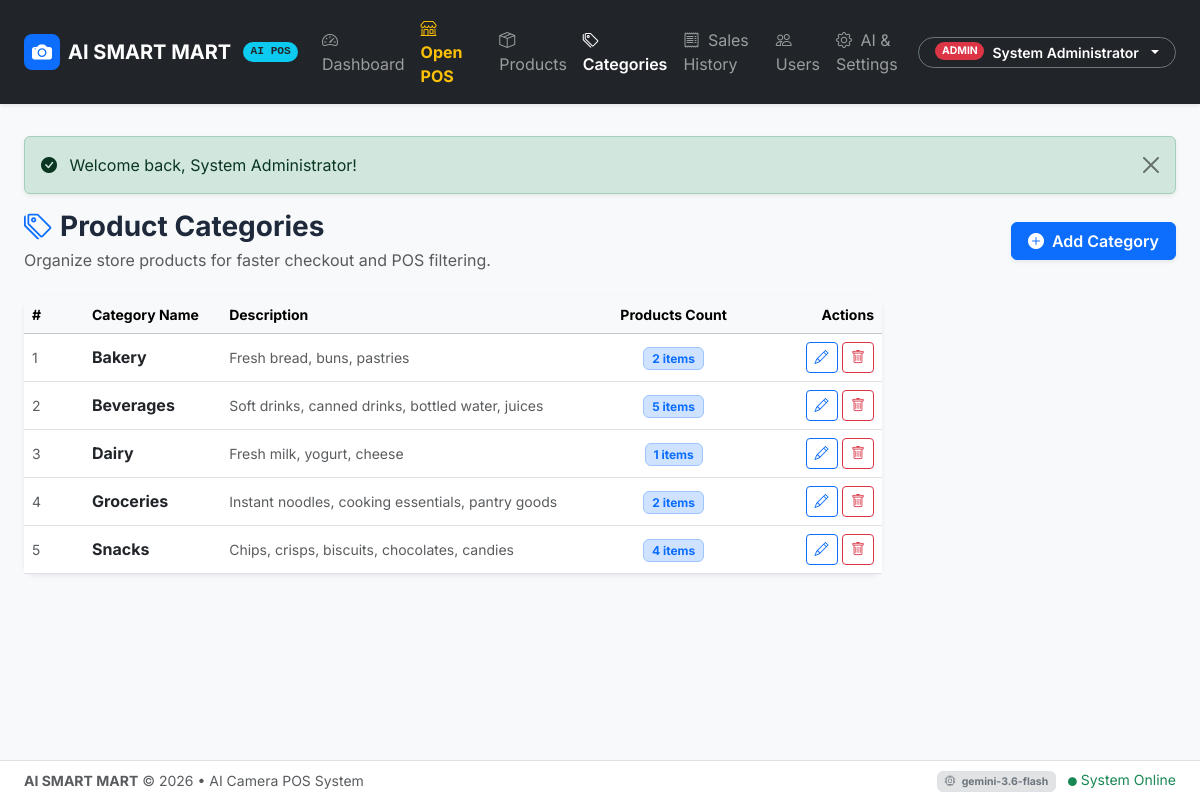
Screenshot of /admin/categories.php (signed in) with the database file from the repository.
### tables this page shows
CREATE TABLE `categories` (
  `id` INT AUTO_INCREMENT PRIMARY KEY,
  `name` VARCHAR(100) NOT NULL UNIQUE,
  `description` VARCHAR(255) NULL,
  `created_at` TIMESTAMP DEFAULT CURRENT_TIMESTAMP
);

### config/config.php (called while the page is built, shortened)
<?php
function base_url(string $path = ''): string {
    static $baseUrl = null;
    if ($baseUrl === null) {
        $protocol = (!empty($_SERVER['HTTPS']) && $_SERVER['HTTPS'] !== 'off' || ($_SERVER['SERVER_PORT'] ?? 80) == 443) ? "https://" : "http://";
        $host = $_SERVER['HTTP_HOST'] ?? 'localhost';
        $docRoot = str_replace('\\', '/', $_SERVER['DOCUMENT_ROOT'] ?? '');
        $appRoot = str_replace('\\', '/', realpath(__DIR__ . '/..'));
        $subDir = '';
        if ($docRoot && str_starts_with($appRoot, $docRoot)) {
            $subDir = substr($appRoot, strlen($docRoot));
        } else {
            $subDir = '/ai_pos_system';
        }
        $subDir = rtrim($subDir, '/');
        $baseUrl = $protocol . $host . $subDir;
    }
    return $baseUrl . '/' . ltrim($path, '/');
}
function clean(?string $value): string {
    return htmlspecialchars((string)$value, ENT_QUOTES, 'UTF-8');
}

### admin/categories.php (the view, shortened to what this page needs)
<?php
require_once __DIR__ . '/../config/config.php';
$pdo = get_db_connection();
$sql = "
    SELECT c.*, COUNT(p.id) AS product_count
    FROM categories c
    LEFT JOIN products p ON c.id = p.category_id
    GROUP BY c.id
    ORDER BY c.name ASC
";
$categories = $pdo->query($sql)->fetchAll();
require_once __DIR__ . '/../includes/header.php';
?>
<div class="d-flex flex-wrap justify-content-between align-items-center mb-4 gap-3">
    <div>
        <h3 class="fw-bold mb-1"><i class="bi bi-tags text-primary me-2"></i>Product Categories</h3>
        <p class="text-muted mb-0">Organize store products for faster checkout and POS filtering.</p>
    </div>
    <button type="button" class="btn btn-primary fw-semibold px-3 shadow-sm" data-bs-toggle="modal" data-bs-target="#addCategoryModal">
        <i class="bi bi-plus-circle-fill me-1"></i> Add Category
    </button>
</div>
<div class="row">
    <div class="col-12 col-lg-9">
        <div class="card border-0 shadow-sm">
            <div class="card-body p-0">
                <div class="table-responsive">
                    <table class="table table-hover align-middle mb-0">
                        <thead class="table-light small">
                            <tr>
                                <th style="width: 60px;">#</th>
                                <th>Category Name</th>
                                <th>Description</th>
                                <th class="text-center">Products Count</th>
                                <th class="text-end" style="width: 140px;">Actions</th>
                            </tr>
                        </thead>
                        <tbody>
                            <?php if (empty($categories)): ?>
                                <tr>
                                    <td colspan="5" class="text-center py-4 text-muted">No categories created yet.</td>
                                </tr>
                            <?php else: ?>
                                <?php foreach ($categories as $index => $c): ?>
                                    <tr>
                                        <td class="text-muted small"><?= $index + 1 ?></td>
                                        <td><span class="fw-bold text-dark"><?= clean($c['name']) ?></span></td>
                                        <td><span class="text-muted small"><?= clean($c['description'] ?: '-') ?></span></td>
                                        <td class="text-center">
                                            <a href="<?= base_url('admin/products.php?category=' . $c['id']) ?>" class="badge bg-primary-subtle text-primary border border-primary-subtle text-decoration-none">
                                                <?= $c['product_count'] ?> items
                                            </a>
                                        </td>
                                        <td class="text-end">
                                            <button type="button" class="btn btn-sm btn-outline-primary" onclick="openEditModal(<?= htmlspecialchars(json_encode($c)) ?>)">
                                                <i class="bi bi-pencil"></i>
                                            </button>
                                            <button type="button" class="btn btn-sm btn-outline-danger" onclick="confirmDelete(<?= $c['id'] ?>, '<?= addslashes(clean($c['name'])) ?>', <?= $c['product_count'] ?>)">
                                                <i class="bi bi-trash"></i>
                                            </button>
                                        </td>
                                    </tr>
                                <?php endforeach; ?>
                            <?php endif; ?>
                        </tbody>
                    </table>
                </div>
            </div>
        </div>
    </div>
</div>
<?php require_once __DIR__ . '/../includes/footer.php'; ?>

### assets/css/style.css (style rules this page uses)
:root { --primary-color: #2563eb; --primary-hover: #1d4ed8; --secondary-color: #475569; --accent-camera: #8b5cf6; --accent-success: #10b981; --card-shadow: 0 4px 6px -1px rgba(0, 0, 0, 0.07), 0 2px 4px -2px rgba(0, 0, 0, 0.05); --card-shadow-lg: 0 10px 15px -3px rgba(0, 0, 0, 0.08), 0 4px 6px -4px rgba(0, 0, 0, 0.05); }
body { font-family: 'Inter', -apple-system, BlinkMacSystemFont, "Segoe UI", Roboto, sans-serif; color: #1e293b; background-color: #f8fafc; }
.card { border: 1px solid #e2e8f0; border-radius: 0.75rem; box-shadow: var(--card-shadow); transition: transform 0.15s ease, box-shadow 0.15s ease; }

### rows the page displays
categories: name "Bakery", description "Fresh bread, buns, pastries", product_count "2"
categories: name "Beverages", description "Soft drinks, canned drinks, bottled water, juices", product_count "5"
categories: name "Dairy", description "Fresh milk, yogurt, cheese", product_count "1"
categories: name "Groceries", description "Instant noodles, cooking essentials, pantry goods", product_count "2"
categories: name "Snacks", description "Chips, crisps, biscuits, chocolates, candies", product_count "4"

### other values shown
$shopName "AI SMART MART"
$currentUser['role'] "ADMIN"
$currentUser['full_name'] "System Administrator"
$flash['message'] "Welcome back, System Administrator!"
get_setting('shop_name', 'AI SMART MART') "AI SMART MART"
get_setting('gemini_model', 'gemini-3.6-flash') "gemini-3.6-flash"
